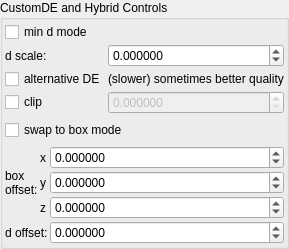
    <widget class="QGroupBox" name="groupBox_4">
     <property name="title">
      <string>CustomDE and Hybrid Controls</string>
     </property>
     <layout class="QVBoxLayout" name="verticalLayout_8">
      <property name="leftMargin">
       <number>2</number>
      </property>
      <property name="topMargin">
       <number>2</number>
      </property>
      <property name="rightMargin">
       <number>2</number>
      </property>
      <property name="bottomMargin">
       <number>2</number>
      </property>
      <item>
       <layout class="QGridLayout" name="gridLayout_37" columnstretch="0,1">
        <property name="spacing">
         <number>2</number>
        </property>
        <item row="3" column="1">
         <widget class="MyDoubleSpinBox" name="spinbox_transf_offsetR_1">
          <property name="enabled">
           <bool>false</bool>
          </property>
          <property name="sizePolicy">
           <sizepolicy hsizetype="Minimum" vsizetype="Maximum">
            <horstretch>0</horstretch>
            <verstretch>0</verstretch>
           </sizepolicy>
          </property>
          <property name="prefix">
           <string/>
          </property>
          <property name="suffix">
           <string/>
          </property>
          <property name="decimals">
           <number>6</number>
          </property>
          <property name="minimum">
           <double>0.000000000000000</double>
          </property>
          <property name="maximum">
           <double>99.998999999999995</double>
          </property>
          <property name="singleStep">
           <double>0.100000000000000</double>
          </property>
         </widget>
        </item>
        <item row="1" column="0">
         <widget class="QLabel" name="label_178">
          <property name="text">
           <string>d scale:</string>
          </property>
         </widget>
        </item>
        <item row="1" column="1">
         <widget class="MyDoubleSpinBox" name="spinbox_transf_scaleE_1">
          <property name="sizePolicy">
           <sizepolicy hsizetype="Minimum" vsizetype="Maximum">
            <horstretch>0</horstretch>
            <verstretch>0</verstretch>
           </sizepolicy>
          </property>
          <property name="prefix">
           <string/>
          </property>
          <property name="suffix">
           <string/>
          </property>
          <property name="decimals">
           <number>6</number>
          </property>
          <property name="minimum">
           <double>-99.998999999999995</double>
          </property>
          <property name="maximum">
           <double>99.998999999999995</double>
          </property>
          <property name="singleStep">
           <double>0.010000000000000</double>
          </property>
         </widget>
        </item>
        <item row="3" column="0">
         <widget class="MyCheckBox" name="checkBox_transf_function_enabledC_false">
          <property name="text">
           <string>clip</string>
          </property>
         </widget>
        </item>
        <item row="2" column="0">
         <widget class="MyCheckBox" name="checkBox_transf_function_enabledO_false">
          <property name="text">
           <string>alternative DE</string>
          </property>
         </widget>
        </item>
        <item row="0" column="0">
         <widget class="MyCheckBox" name="checkBox_transf_function_enabledE_false">
          <property name="text">
           <string>min d mode</string>
          </property>
         </widget>
        </item>
        <item row="2" column="1">
         <widget class="QLabel" name="label_179">
          <property name="text">
           <string>(slower) sometimes better quality</string>
          </property>
         </widget>
        </item>
       </layout>
      </item>
      <item>
       <widget class="MyCheckBox" name="checkBox_transf_function_enabledSw_false">
        <property name="text">
         <string>swap to box mode</string>
        </property>
       </widget>
      </item>
      <item>
       <layout class="QGridLayout" name="gridLayout_34" columnstretch="0,0,1">
        <property name="spacing">
         <number>2</number>
        </property>
        <item row="0" column="1">
         <widget class="QLabel" name="label_123">
          <property name="text">
           <string notr="true">x</string>
          </property>
         </widget>
        </item>
        <item row="0" column="2">
         <widget class="MyDoubleSpinBox" name="spinbox3_transf_offset_000_x">
          <property name="sizePolicy">
           <sizepolicy hsizetype="Minimum" vsizetype="Maximum">
            <horstretch>0</horstretch>
            <verstretch>0</verstretch>
           </sizepolicy>
          </property>
          <property name="prefix">
           <string/>
          </property>
          <property name="suffix">
           <string/>
          </property>
          <property name="decimals">
           <number>6</number>
          </property>
          <property name="minimum">
           <double>-99.989999999999995</double>
          </property>
          <property name="maximum">
           <double>99.989999999999995</double>
          </property>
          <property name="singleStep">
           <double>0.100000000000000</double>
          </property>
         </widget>
        </item>
        <item row="1" column="1">
         <widget class="QLabel" name="label_124">
          <property name="text">
           <string notr="true">y</string>
          </property>
         </widget>
        </item>
        <item row="1" column="2">
         <widget class="MyDoubleSpinBox" name="spinbox3_transf_offset_000_y">
          <property name="sizePolicy">
           <sizepolicy hsizetype="Minimum" vsizetype="Maximum">
            <horstretch>0</horstretch>
            <verstretch>0</verstretch>
           </sizepolicy>
          </property>
          <property name="prefix">
           <string/>
          </property>
          <property name="suffix">
           <string/>
          </property>
          <property name="decimals">
           <number>6</number>
          </property>
          <property name="minimum">
           <double>-99.989999999999995</double>
          </property>
          <property name="maximum">
           <double>99.989999999999995</double>
          </property>
          <property name="singleStep">
           <double>0.100000000000000</double>
          </property>
         </widget>
        </item>
        <item row="2" column="2">
         <widget class="MyDoubleSpinBox" name="spinbox3_transf_offset_000_z">
          <property name="sizePolicy">
           <sizepolicy hsizetype="Minimum" vsizetype="Maximum">
            <horstretch>0</horstretch>
            <verstretch>0</verstretch>
           </sizepolicy>
          </property>
          <property name="prefix">
           <string/>
          </property>
          <property name="suffix">
           <string/>
          </property>
          <property name="decimals">
           <number>6</number>
          </property>
          <property name="minimum">
           <double>-99.989999999999995</double>
          </property>
          <property name="maximum">
           <double>99.989999999999995</double>
          </property>
          <property name="singleStep">
           <double>0.100000000000000</double>
          </property>
         </widget>
        </item>
        <item row="0" column="0" rowspan="3">
         <widget class="QLabel" name="label_266">
          <property name="text">
           <string>box
offset:</string>
          </property>
         </widget>
        </item>
        <item row="2" column="1">
         <widget class="QLabel" name="label_119">
          <property name="text">
           <string notr="true">z</string>
          </property>
         </widget>
        </item>
        <item row="3" column="2">
         <widget class="MyDoubleSpinBox" name="spinbox_transf_offset_0">
          <property name="sizePolicy">
           <sizepolicy hsizetype="Minimum" vsizetype="Maximum">
            <horstretch>0</horstretch>
            <verstretch>0</verstretch>
           </sizepolicy>
          </property>
          <property name="prefix">
           <string/>
          </property>
          <property name="suffix">
           <string/>
          </property>
          <property name="decimals">
           <number>6</number>
          </property>
          <property name="minimum">
           <double>-99.998999999999995</double>
          </property>
          <property name="maximum">
           <double>99.998999999999995</double>
          </property>
          <property name="singleStep">
           <double>0.010000000000000</double>
          </property>
         </widget>
        </item>
        <item row="3" column="0" colspan="2">
         <widget class="QLabel" name="label_180">
          <property name="text">
           <string>d offset:</string>
          </property>
         </widget>
        </item>
       </layout>
      </item>
     </layout>
    </widget>
